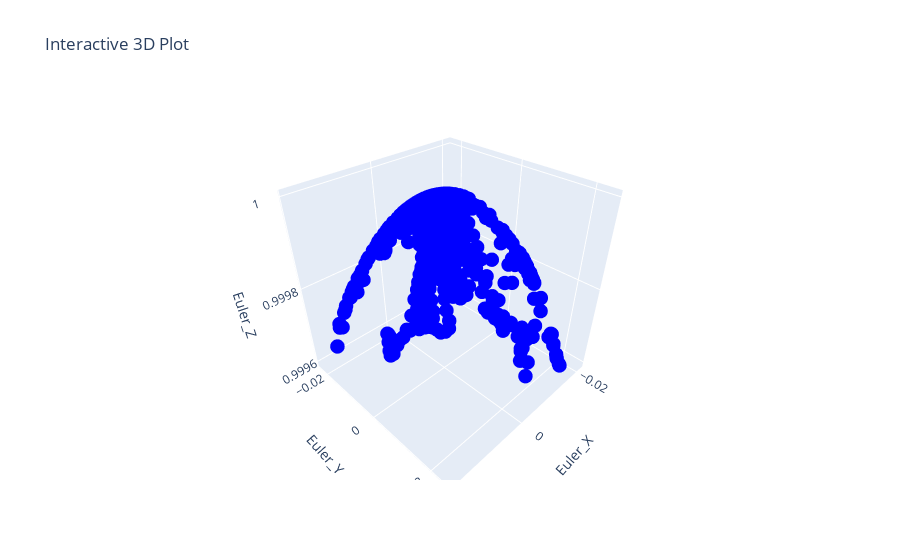

Notebook code for this chart:
### Code cell
#3D plot of the Euler coordinates


# Create a 3D scatter plot
trace = go.Scatter3d(x=x, y=y, z=z, mode='markers', marker=dict(size=5, color='blue'))

# Set layout for the plot
layout = go.Layout(scene=dict(
    xaxis_title='Euler_X',
    yaxis_title='Euler_Y',
    zaxis_title='Euler_Z'),
    title="Interactive 3D Plot")

# Create the figure
fig = go.Figure(data=[trace], layout=layout)

# Show the interactive plot
fig.show()

### Figure 1 — Plotly figure (JSON) as saved in the notebook; plotly's stock layout.template omitted (floating-point values rounded to 4 significant figures; data arrays with more than 128 entries replaced by an {"elided": "..."} marker saying what was removed)
{"data": [{"marker": {"color": "blue", "size": 5}, "mode": "markers", "type": "scatter3d", "x": {"elided": "2406 float values"}, "y": {"elided": "2406 float values"}, "z": {"elided": "2406 float values"}}], "layout": {"scene": {"xaxis": {"title": {"text": "Euler_X"}}, "yaxis": {"title": {"text": "Euler_Y"}}, "zaxis": {"title": {"text": "Euler_Z"}}}, "title": {"text": "Interactive 3D Plot"}}}
